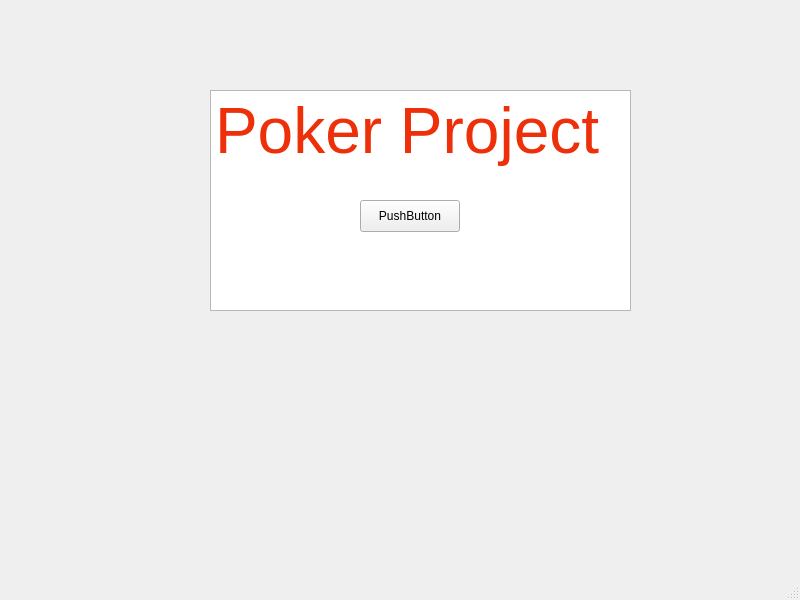
<?xml version="1.0" encoding="UTF-8"?>
<ui version="4.0">
 <class>MainWindow</class>
 <widget class="QMainWindow" name="MainWindow">
  <property name="geometry">
   <rect>
    <x>0</x>
    <y>0</y>
    <width>800</width>
    <height>600</height>
   </rect>
  </property>
  <property name="windowTitle">
   <string>MainWindow</string>
  </property>
  <widget class="QWidget" name="centralwidget">
   <widget class="QTextEdit" name="textEdit">
    <property name="geometry">
     <rect>
      <x>210</x>
      <y>90</y>
      <width>421</width>
      <height>221</height>
     </rect>
    </property>
    <property name="html">
     <string>&lt;!DOCTYPE HTML PUBLIC &quot;-//W3C//DTD HTML 4.0//EN&quot; &quot;http://www.w3.org/TR/REC-html40/strict.dtd&quot;&gt;
&lt;html&gt;&lt;head&gt;&lt;meta name=&quot;qrichtext&quot; content=&quot;1&quot; /&gt;&lt;meta charset=&quot;utf-8&quot; /&gt;&lt;style type=&quot;text/css&quot;&gt;
p, li { white-space: pre-wrap; }
hr { height: 1px; border-width: 0; }
li.unchecked::marker { content: &quot;\2610&quot;; }
li.checked::marker { content: &quot;\2612&quot;; }
&lt;/style&gt;&lt;/head&gt;&lt;body style=&quot; font-family:'.AppleSystemUIFont'; font-size:13pt; font-weight:400; font-style:normal;&quot;&gt;
&lt;p style=&quot; margin-top:0px; margin-bottom:0px; margin-left:0px; margin-right:0px; -qt-block-indent:0; text-indent:0px;&quot;&gt;&lt;span style=&quot; font-family:'Segoe UI'; font-size:48pt; color:#ee300a;&quot;&gt;Poker Project&lt;/span&gt;&lt;/p&gt;&lt;/body&gt;&lt;/html&gt;</string>
    </property>
   </widget>
   <widget class="QPushButton" name="pushButton">
    <property name="geometry">
     <rect>
      <x>360</x>
      <y>200</y>
      <width>100</width>
      <height>32</height>
     </rect>
    </property>
    <property name="text">
     <string>PushButton</string>
    </property>
   </widget>
  </widget>
  <widget class="QMenuBar" name="menubar">
   <property name="geometry">
    <rect>
     <x>0</x>
     <y>0</y>
     <width>800</width>
     <height>24</height>
    </rect>
   </property>
  </widget>
  <widget class="QStatusBar" name="statusbar"/>
 </widget>
 <resources/>
 <connections/>
</ui>
